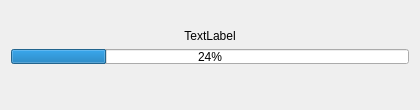
<?xml version="1.0" encoding="UTF-8"?>
<ui version="4.0">
 <class>Dlg_ParseProgress</class>
 <widget class="QWidget" name="Dlg_ParseProgress">
  <property name="geometry">
   <rect>
    <x>0</x>
    <y>0</y>
    <width>420</width>
    <height>110</height>
   </rect>
  </property>
  <property name="windowTitle">
   <string>Loading Scripts</string>
  </property>
  <layout class="QVBoxLayout" name="verticalLayout">
   <item>
    <layout class="QVBoxLayout" name="verticalLayout_main">
     <item>
      <spacer name="verticalSpacer">
       <property name="orientation">
        <enum>Qt::Vertical</enum>
       </property>
       <property name="sizeType">
        <enum>QSizePolicy::Preferred</enum>
       </property>
       <property name="sizeHint" stdset="0">
        <size>
         <width>20</width>
         <height>40</height>
        </size>
       </property>
      </spacer>
     </item>
     <item>
      <widget class="QLabel" name="label">
       <property name="sizePolicy">
        <sizepolicy hsizetype="Preferred" vsizetype="MinimumExpanding">
         <horstretch>0</horstretch>
         <verstretch>0</verstretch>
        </sizepolicy>
       </property>
       <property name="text">
        <string>TextLabel</string>
       </property>
       <property name="alignment">
        <set>Qt::AlignCenter</set>
       </property>
       <property name="wordWrap">
        <bool>true</bool>
       </property>
      </widget>
     </item>
     <item>
      <widget class="QProgressBar" name="progressBar">
       <property name="minimumSize">
        <size>
         <width>0</width>
         <height>15</height>
        </size>
       </property>
       <property name="value">
        <number>24</number>
       </property>
      </widget>
     </item>
     <item>
      <spacer name="verticalSpacer_3">
       <property name="orientation">
        <enum>Qt::Vertical</enum>
       </property>
       <property name="sizeHint" stdset="0">
        <size>
         <width>20</width>
         <height>40</height>
        </size>
       </property>
      </spacer>
     </item>
     <item>
      <spacer name="verticalSpacer_2">
       <property name="orientation">
        <enum>Qt::Vertical</enum>
       </property>
       <property name="sizeType">
        <enum>QSizePolicy::Preferred</enum>
       </property>
       <property name="sizeHint" stdset="0">
        <size>
         <width>20</width>
         <height>40</height>
        </size>
       </property>
      </spacer>
     </item>
    </layout>
   </item>
  </layout>
 </widget>
 <resources/>
 <connections/>
</ui>
